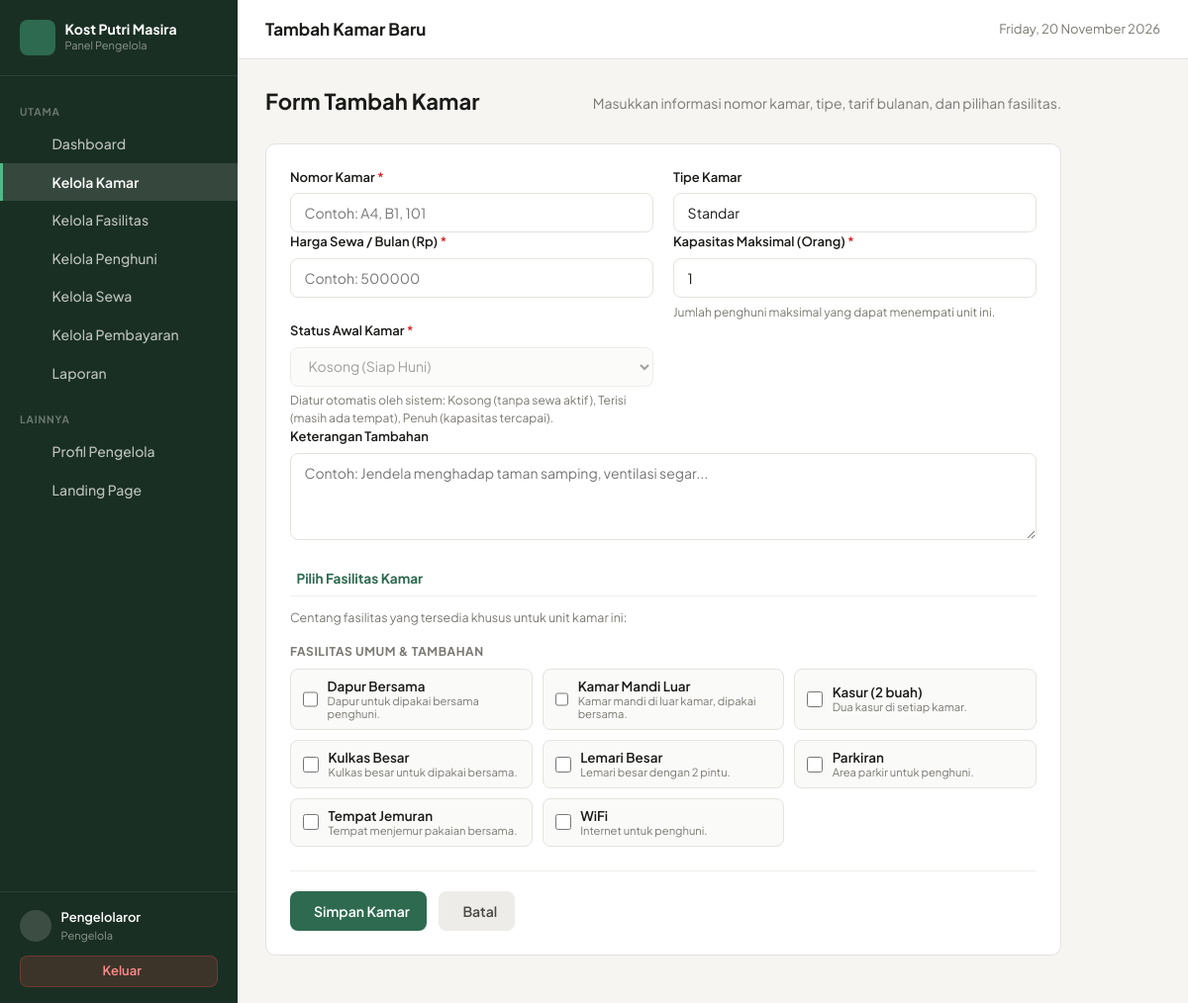
/admin/kamar/tambah.php (signed in), run on the app's committed database.
### tables this page shows
CREATE TABLE `fasilitas` (
  `id_fasilitas` int NOT NULL,
  `nama_fasilitas` varchar(100) NOT NULL,
  `jenis` enum('kamar','umum') NOT NULL,
  `keterangan` text
);

### includes/auth_check.php (called while the page is built, shortened)
<?php
function isLoggedIn(): bool {
    return isset($_SESSION['user_id']) && !empty($_SESSION['user_id']);
}
function currentUser(): ?array {
    return [
        'id_user'     => $_SESSION['user_id'] ?? null,
        'nama'        => $_SESSION['nama'] ?? '',
        'username'    => $_SESSION['username'] ?? '',
        'role'        => $_SESSION['role'] ?? '',
        'id_penghuni' => $_SESSION['id_penghuni'] ?? null,
    ];
}

### includes/functions.php (called while the page is built, shortened)
<?php
function e(?string $string): string {
    return htmlspecialchars((string)$string, ENT_QUOTES, 'UTF-8');
}

### admin/kamar/tambah.php (the view, shortened to what this page needs)
<?php
require_once __DIR__ . '/../../config/database.php';
require_once __DIR__ . '/../../includes/functions.php';
require_once __DIR__ . '/../../includes/auth_check.php';
$user = currentUser();
try {
    $fasilitasUmum  = $pdo->query("SELECT * FROM fasilitas WHERE jenis = 'umum'  ORDER BY nama_fasilitas ASC")->fetchAll();} catch (PDOException $e) {
    $fasilitasKamar = $fasilitasUmum = [];}
$nomor_kamar = '';
$tipe_kamar  = 'Standar';
$harga       = '';
$kapasitas   = 1;
$status      = 'kosong';
$keterangan  = '';
$selectedFasilitas = [];
?><!DOCTYPE html>
<html lang="id">
<head>
<link rel="stylesheet" href="../../assets/css/app.css">
</head>
<body>
<div class="layout">
<aside class="sidebar" id="sidebarPanel">
    <div class="sb-brand">
        <div class="sb-ico"><i class="ph ph-house-line"></i></div>
        <div>
            <div class="sb-name">Kost Putri Masira</div>
            <span class="sb-sub">Panel Pengelola</span>
        </div>
    </div>
    <nav class="sb-nav">
        <div class="sb-label">Utama</div>
        <a href="../dashboard.php" class="sb-link"><i class="ph ph-squares-four"></i> Dashboard</a>
        <a href="index.php" class="sb-link active"><i class="ph ph-door"></i> Kelola Kamar</a>
        <a href="../fasilitas/index.php" class="sb-link"><i class="ph ph-sparkle"></i> Kelola Fasilitas</a>
        <a href="../penghuni/index.php" class="sb-link"><i class="ph ph-users-three"></i> Kelola Penghuni</a>
        <a href="../sewa/index.php" class="sb-link"><i class="ph ph-key"></i> Kelola Sewa</a>
        <a href="../pembayaran/index.php" class="sb-link"><i class="ph ph-credit-card"></i> Kelola Pembayaran</a>
        <a href="../laporan/index.php" class="sb-link"><i class="ph ph-chart-bar"></i> Laporan</a>
        <div class="sb-label" style="margin-top:.5rem">Lainnya</div>
        <a href="../profil.php" class="sb-link"><i class="ph ph-user-circle"></i> Profil Pengelola</a>
        <a href="../../index.php" class="sb-link" target="_blank" rel="noopener"><i class="ph ph-globe"></i> Landing Page</a>
    </nav>
    <div class="sb-foot">
        <div class="sb-user">
            <div class="sb-avatar"><i class="ph ph-user"></i></div>
            <div>
                <div class="sb-uname"><?= e($user['nama'] ?? 'Pengelola') ?></div>
                <div class="sb-urole">Pengelola</div>
            </div>
        </div>
        <a href="../../logout.php" class="btn-logout"><i class="ph ph-sign-out"></i> Keluar</a>
    </div>
</aside>
<div class="main">
    <header class="topbar">
        <div class="topbar-title">Tambah Kamar Baru</div>
        <div class="topbar-actions">
            <div class="topbar-date"><i class="ph ph-calendar"></i> <?= date('l, d F Y') ?></div>
        </div>
    </header>
    <main class="content content-form">
        <div class="pg-header">
            <h1 class="pg-title">Form Tambah Kamar</h1>
            <p class="pg-sub">Masukkan informasi nomor kamar, tipe, tarif bulanan, dan pilihan fasilitas.</p>
        </div>
        <div class="card-form">
            <form action="tambah.php" method="POST">
                <div class="form-grid">
                    <div class="form-group">
                        <label class="form-label" for="nomor_kamar">
                            Nomor Kamar <span class="req">*</span>
                        </label>
                        <input
                            type="text"
                            id="nomor_kamar"
                            name="nomor_kamar"
                            class="form-control"
                            placeholder="Contoh: A4, B1, 101"
                            value="<?= e($nomor_kamar) ?>"
                            required
                            autofocus
                        >
                    </div>
                    <div class="form-group">
                        <label class="form-label" for="tipe_kamar">Tipe Kamar</label>
                        <input
                            type="text"
                            id="tipe_kamar"
                            name="tipe_kamar"
                            class="form-control"
                            placeholder="Contoh: Standar, Eksklusif, VIP"
                            value="<?= e($tipe_kamar) ?>"
                        >
                    </div>
                </div>
                <div class="form-grid">
                    <div class="form-group">
                        <label class="form-label" for="harga">
                            Harga Sewa / Bulan (Rp) <span class="req">*</span>
                        </label>
                        <input
                            type="number"
                            id="harga"
                            name="harga"
                            class="form-control"
                            placeholder="Contoh: 500000"
                            value="<?= e((string)$harga) ?>"
                            min="0"
                            step="1000"
                            required
                        >
                    </div>
                    <div class="form-group">
                        <label class="form-label" for="kapasitas">
                            Kapasitas Maksimal (Orang) <span class="req">*</span>
                        </label>
                        <input
                            type="number"
                            id="kapasitas"
                            name="kapasitas"
                            class="form-control"
                            min="1"
                            max="10"
                            value="<?= (int)$kapasitas ?>"
                            required
                        >
                        <div class="help-text">Jumlah penghuni maksimal yang dapat menempati unit ini.</div>
                    </div>
                </div>
                <div class="form-grid">
                    <div class="form-group">
                        <label class="form-label" for="status">
                            Status Awal Kamar <span class="req">*</span>
                        </label>
                        <select id="status" name="status" class="form-control" disabled title="Status diatur otomatis oleh sistem berdasarkan jumlah sewa aktif">
                            <option value="kosong" <?= $status === 'kosong' ? 'selected' : '' ?>>Kosong (Siap Huni)</option>
                        </select>
                        <div class="help-text">Diatur otomatis oleh sistem: Kosong (tanpa sewa aktif), Terisi (masih ada tempat), Penuh (kapasitas tercapai).</div>
                    </div>
                </div>
                <div class="form-group">
                    <label class="form-label" for="keterangan">Keterangan Tambahan</label>
                    <textarea
                        id="keterangan"
                        name="keterangan"
                        class="form-control"
                        rows="3"
                        placeholder="Contoh: Jendela menghadap taman samping, ventilasi segar..."
                    ><?= e($keterangan) ?></textarea>
                </div>
                <div class="section-divider">
                    <i class="ph ph-sparkle"></i> Pilih Fasilitas Kamar
                </div>
                <p style="font-size:.78rem;color:var(--muted);margin-bottom:.5rem">
                    Centang fasilitas yang tersedia khusus untuk unit kamar ini:
                </p>
                <?php if (!empty($fasilitasUmum)): ?>
                <div class="facility-category-label">Fasilitas Umum &amp; Tambahan</div>
                <div class="facility-grid">
                    <?php foreach ($fasilitasUmum as $f):
                        $isChecked = in_array((int)$f['id_fasilitas'], $selectedFasilitas, true);
                    ?>
                    <label class="facility-box">
                        <input
                            type="checkbox"
                            name="fasilitas[]"
                            value="<?= (int)$f['id_fasilitas'] ?>"
                            <?= $isChecked ? 'checked' : '' ?>
                        >
                        <div class="facility-info">
                            <div class="facility-name"><?= e($f['nama_fasilitas']) ?></div>
                            <?php if (!empty($f['keterangan'])): ?>
                            <div class="facility-desc"><?= e($f['keterangan']) ?></div>
                            <?php endif; ?>
                        </div>
                    </label>
                    <?php endforeach; ?>
                </div>
                <?php endif; ?>
                <div class="form-actions">
                    <button type="submit" class="btn-submit">
                        <i class="ph ph-check-circle"></i> Simpan Kamar
                    </button>
                    <a href="index.php" class="btn-cancel">
                        <i class="ph ph-x"></i> Batal
                    </a>
                </div>
            </form>
        </div>
    </main>
</div>
</div>
</body>
</html>

### admin/kamar/tambah.php (style rules this page uses)
.section-divider { font-size:.85rem;font-weight:700;color:var(--green);margin:1.5rem 0 .75rem;padding-bottom:.4rem;border-bottom:1px solid #eee;display:flex;align-items:center;gap:.4rem }
.facility-category-label { font-size:.75rem;font-weight:700;text-transform:uppercase;letter-spacing:.05em;color:var(--muted);margin:1rem 0 .5rem }
.facility-grid { display:grid;grid-template-columns:repeat(auto-fill,minmax(210px,1fr));gap:.6rem;margin-bottom:.75rem }
.facility-box { display:flex;align-items:center;gap:.6rem;background:#fafaf9;border:1px solid var(--border);border-radius:8px;padding:.55rem .75rem;cursor:pointer;transition:border-color .12s,background .12s }
.facility-box input[type="checkbox"] { accent-color:var(--green);width:16px;height:16px;cursor:pointer }
.facility-info { line-height:1.2 }
.facility-name { font-size:.84rem;font-weight:600;color:#1a1a18 }
.facility-desc { font-size:.7rem;color:var(--muted) }

### data on the page
fasilitas: nama_fasilitas "Dapur Bersama", keterangan "Dapur untuk dipakai bersama penghuni."
fasilitas: nama_fasilitas "Kamar Mandi Luar", keterangan "Kamar mandi di luar kamar, dipakai bersama."
fasilitas: nama_fasilitas "Kasur (2 buah)", keterangan "Dua kasur di setiap kamar."
fasilitas: nama_fasilitas "Kulkas Besar", keterangan "Kulkas besar untuk dipakai bersama."
fasilitas: nama_fasilitas "Lemari Besar", keterangan "Lemari besar dengan 2 pintu."
fasilitas: nama_fasilitas "Parkiran", keterangan "Area parkir untuk penghuni."
fasilitas: nama_fasilitas "Tempat Jemuran", keterangan "Tempat menjemur pakaian bersama."
fasilitas: nama_fasilitas "WiFi", keterangan "Internet untuk penghuni."

### other printed values
$user['nama'] "Pengelolaror"
